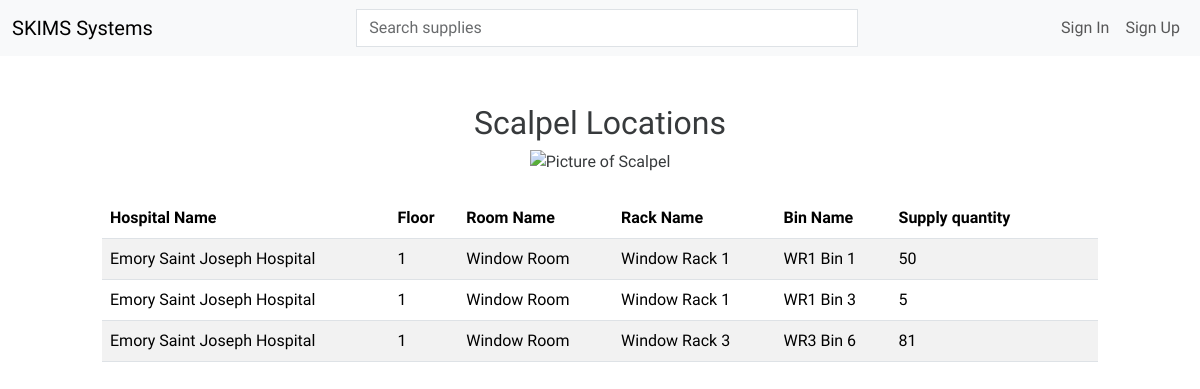
/supply-item-dashboard/Scalpel/, run on the app's committed database.
### SKIMS/models.py (models this page shows, shortened)
class SupplyItem(models.Model):
    supplyName = models.CharField(max_length=255, null=True)
    quantity = models.IntegerField()
    binName = models.ForeignKey('binItem', on_delete=models.SET_NULL, blank=True, null=True)
    vendor = models.CharField(max_length=255, null=True)
    model = models.CharField(max_length=255, null=True)
    refNum = models.CharField(max_length=255, null=True)
    date_created = models.DateTimeField(auto_now_add=True)
    user = models.ForeignKey(User, on_delete=models.CASCADE)
    class Meta:
        verbose_name_plural = 'supplies'

class BinItem(models.Model):
    binName = models.CharField(max_length=255, null=True)
    binHeight = models.IntegerField()
    binColor = models.CharField(max_length=255, null=True)
    rackName = models.ForeignKey('RackItem', on_delete=models.SET_NULL, blank=True, null=True)
    date_created = models.DateTimeField(auto_now_add=True)
    user = models.ForeignKey(User, on_delete=models.CASCADE)

class RackItem(models.Model):
    rackName = models.CharField(max_length=255, null=True)
    binCount = models.IntegerField()
    roomName = models.ForeignKey('RoomItem', on_delete=models.SET_NULL, blank=True, null=True)
    date_created = models.DateTimeField(auto_now_add=True)
    user = models.ForeignKey(User, on_delete=models.CASCADE)
    def __str__(self):
        return self.rackName

class RoomItem(models.Model):
    roomName = models.CharField(max_length=255, null=True)
    floor = models.IntegerField()
    department = models.CharField(max_length=255, null=True)
    date_created = models.DateTimeField(auto_now_add=True)
    user = models.ForeignKey(User, on_delete=models.CASCADE)
    hospitalName = models.ForeignKey('HospitalItem', on_delete=models.SET_NULL, blank=True, null=True)
    def __str__(self):
        return self.roomName

class HospitalItem(models.Model):
    hospitalName = models.CharField(max_length=255, null=True)
    address = models.CharField(max_length=255, null=True)
    date_created = models.DateTimeField(auto_now_add=True)
    user = models.ForeignKey(User, on_delete=models.CASCADE)
    def __str__(self):
        return self.hospitalName

### SKIMS/views.py (the view)
# urls.py: path('supply-item-dashboard/<str:supplyName>/', SupplyItemDashboard.as_view(), name='supply-item-dashboard'),
class SupplyItemDashboard(View):
    def get(self, request, supplyName):
        supply_items = SupplyItem.objects.filter(supplyName=supplyName).order_by(
            'binName__rackName__roomName__hospitalName',
            'binName__rackName__roomName__floor',
            'binName__rackName__roomName',
            'binName__rackName',
            'binName'
        )
        return render(request, 'SKIMS/supply_item_dashboard.html', {'supply_items': supply_items, 'supplyName': supplyName})

### SKIMS/templates/SKIMS/supply_item_dashboard.html
{% extends 'SKIMS/base.html' %}
{% load static %}
{% block content %}
    <div class="row">
        <div class="col-md-10 col-12 mx-auto mt-5">
<div style="text-align: center;">
<h2>{{ supplyName }} Locations</h2>
    {% if supplyName == 'Scalpel' %}
    <img src="https://render.fineartamerica.com/images/rendered/default/acrylic-print/10/7/hangingwire/break/images-medium-5/1-gloved-hand-holding-a-disposable-medical-scalpel-claire-paxton--jacqui-farrowscience-photo-library.jpg" alt="Picture of {{ supplyName }}" class="img-fluid mb-4" style="max-width: auto; height: 250px;">
    {% elif supplyName == '4x4 Gauze' %}
    <img src="https://pics.walgreens.com/prodimg/484244/450.jpg" alt="Picture of {{ supplyName }}" class="img-fluid mb-4" style="max-width: auto; height: 250px;">
    {% else %}
    <img src="https://www.pngitem.com/pimgs/m/200-2007787_no-tools-required-icon-hd-png-download.png" alt="Picture of {{ supplyName }}" class="img-fluid mb-4" style="max-width: auto; height: 250px;">
{% endif %}
</div>
<table class="table table-hover table-striped">
    <thead>
        <tr>
            <th scope="col">Hospital Name</th>
            <th scope="col">Floor</th>
            <th scope="col">Room Name</th>
            <th scope="col">Rack Name</th>
            <th scope="col">Bin Name</th>
            <th scope="col">Supply quantity</th>
            <th scope="col"></th>
            <th scope="col"></th>
        </tr>
    </thead>
    <tbody>
        {% for supply in supply_items %}
        <tr>
            <td>{{ supply.binName.rackName.roomName.hospitalName }}</td>
            <td>{{ supply.binName.rackName.roomName.floor }}</td>
            <td>{{ supply.binName.rackName.roomName }}</td>
            <td>{{ supply.binName.rackName }}</td>
            <td>{{ supply.binName.binName }}</td>
            <td>{{ supply.quantity }}</td>
            <td></td>
            <td></td>
        </tr>
        {% endfor %}
    </tbody>
</table>
        </div>
    </div>
{% endblock %}

### data on the page
SupplyItem: binName.rackName.roomName.hospitalName "Emory Saint Joseph Hospital", binName.rackName.roomName.floor "1", binName.rackName.roomName "Window Room", binName.rackName "Window Rack 1", binName.binName "WR1 Bin 1", quantity "50"
SupplyItem: binName.rackName.roomName.hospitalName "Emory Saint Joseph Hospital", binName.rackName.roomName.floor "1", binName.rackName.roomName "Window Room", binName.rackName "Window Rack 1", binName.binName "WR1 Bin 3", quantity "5"
SupplyItem: binName.rackName.roomName.hospitalName "Emory Saint Joseph Hospital", binName.rackName.roomName.floor "1", binName.rackName.roomName "Window Room", binName.rackName "Window Rack 3", binName.binName "WR3 Bin 6", quantity "81"

### other printed values
{{ supplyName }} "Scalpel"
